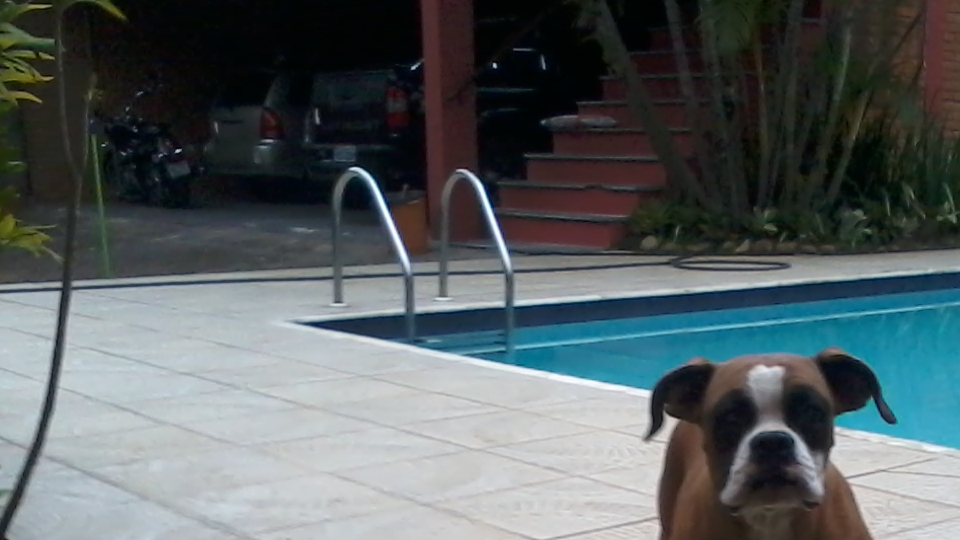
#> input picture A/img/test_image-1.jpg, 960 x 540 px, found by its file name
$ python A_2.py
#> lines starting #> are read from the running program, lines starting #| are printed output that depends on the picture
# @toffanetto

import numpy as np
import imageio.v2 as iio

def rgb2GsArray(image_array, r, g, b):
    n_rows = np.uint16(image_array.shape[0]) # Number of rows of the image
    n_collumns = np.uint16(image_array.shape[1]) # Number of collumns of the image

    imageGS = np.zeros([n_rows, n_collumns], dtype=np.uint8) # Empty arraw for the construction of grayscale image

    for j in range(n_collumns): # Collumn sweep
        for i in range(n_rows): # Row sweep

            intensity = (r/100)*image_array[i, j, 0] + (g/100)*image_array[i, j, 1] + (b/100)*image_array[i, j, 2] # Sum of intensities of RGB Channels

            imageGS[i, j]  = np.uint8(intensity) # Giver for the GS pixel the respective intensity

    return imageGS

# Read image from file

image_raw = iio.imread('A/img/test_image-1.jpg')
#> image_raw is the input picture: shape (540, 960, 3); mean R, G, B 88, 96.5, 98.6

print("IMG Tensor size: "+str(image_raw.shape))
#| IMG Tensor size: (540, 960, 3)

image_GS_1= rgb2GsArray(image_raw, 30, 55, 15)
#> after the loop in rgb2GsArray, `for j in range(n_collumns):`:
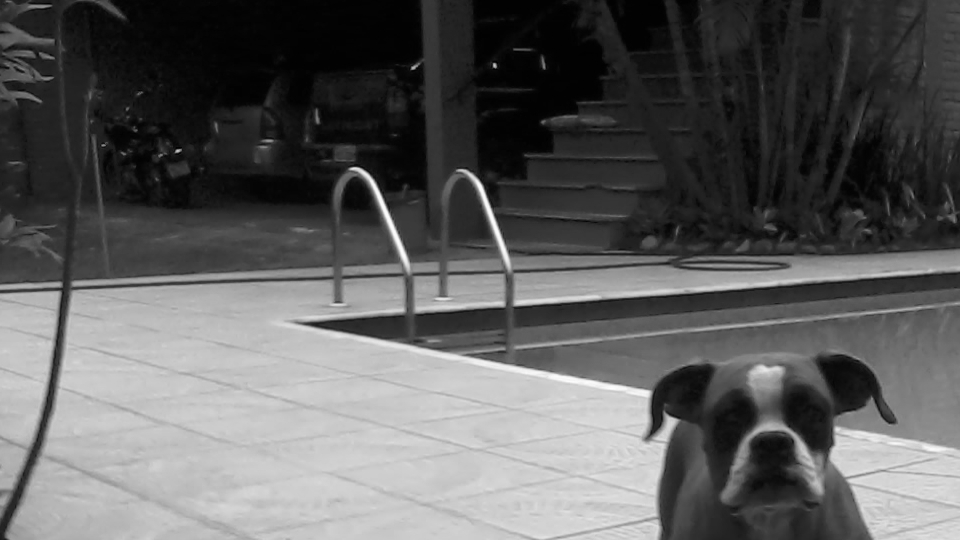
#> imageGS: shape (540, 960); min 0, max 253, mean 93.8

iio.imwrite('A/img/image_GS_1.jpg', image_GS_1)

image_GS_2= rgb2GsArray(image_raw, 30, 15, 55)

iio.imwrite('A/img/image_GS_2.jpg', image_GS_2)

image_GS_3= rgb2GsArray(image_raw, 55, 30, 15)
#> call 3 of rgb2GsArray, with r = 55, g = 30, b = 15
#> after the loop in rgb2GsArray (call 3), `for j in range(n_collumns):`:
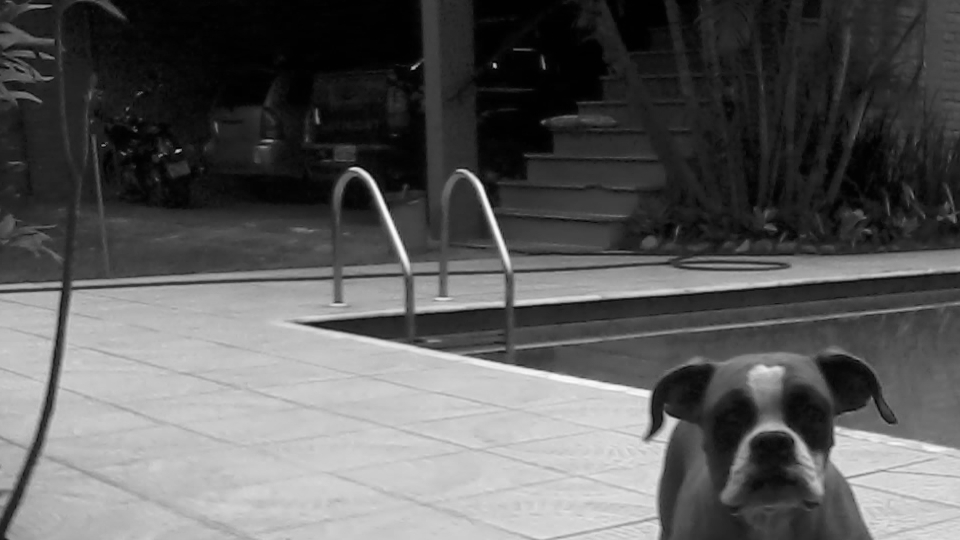
#> imageGS: shape (540, 960); min 0, max 253, mean 91.7

iio.imwrite('A/img/image_GS_3.jpg', image_GS_3)

image_GS_4= rgb2GsArray(image_raw, 15, 55, 30)

iio.imwrite('A/img/image_GS_4.jpg', image_GS_4)
